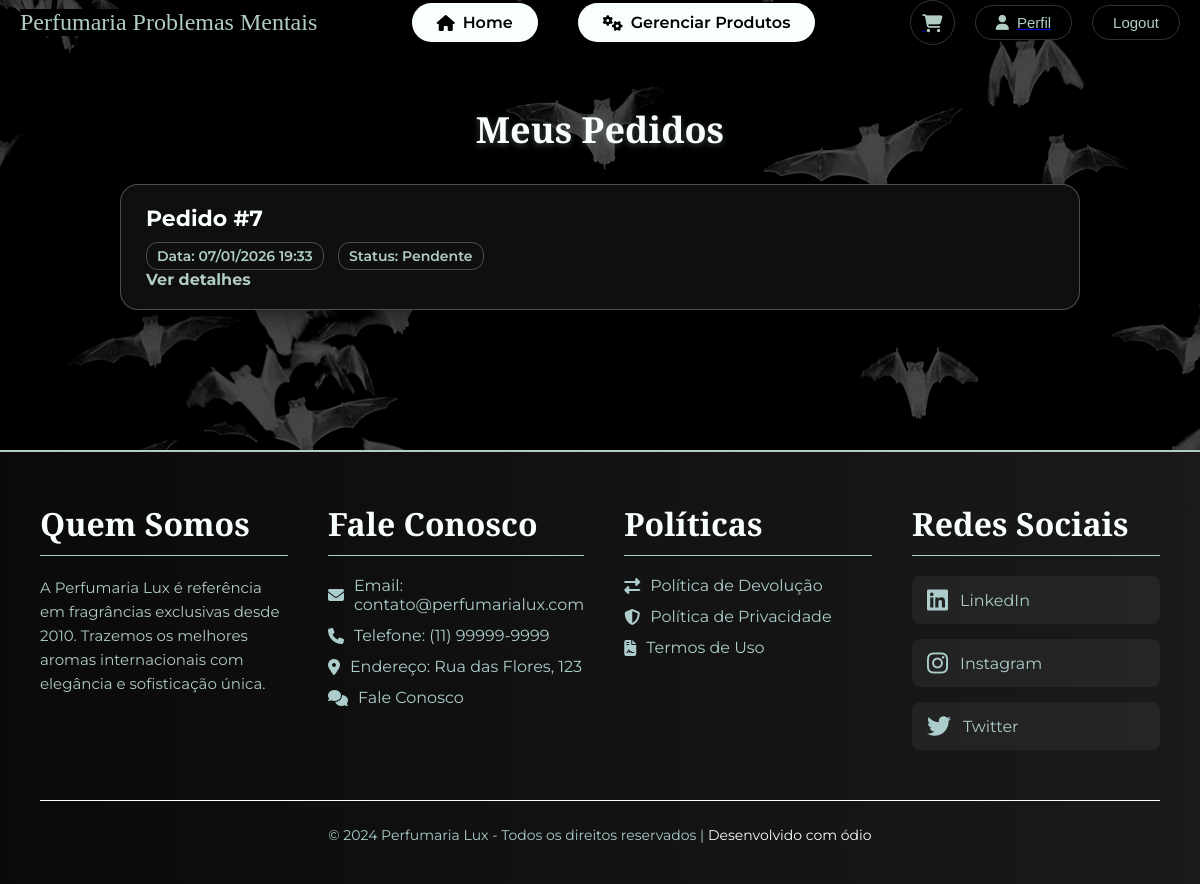
The page /pedidos/ (signed in) on the database its author committed.
### perfumaria/models.py (models this page shows, shortened)
class Pedido(models.Model):
    STATUS_CHOICES = [
        ("P", "Pendente"),
        ("PA", "Pago"),
        ("E", "Enviado"),
    ]
    cliente = models.ForeignKey(
        User, on_delete=models.CASCADE, related_name="pedidos"
    )
    endereco_entrega = models.ForeignKey(
        EnderecoEntrega, on_delete=models.PROTECT, related_name="pedidos"
    )
    data_pedido = models.DateTimeField(auto_now_add=True)
    status = models.CharField(max_length=2, choices=STATUS_CHOICES, default="P")

### perfumaria/views.py (the view)
# urls.py: path('pedidos/', views.lista_pedidos, name='lista_pedidos'),
def lista_pedidos(request):
    pedidos = Pedido.objects.filter(cliente=request.user).order_by('-data_pedido')
    return render(request, 'perfumaria/lista_pedidos.html', {'pedidos': pedidos})

### perfumaria/context_processors.py (called while the page is built)
def categorias_context(request):
    Categoria = apps.get_model('perfumaria', 'Categoria')
    FooterInfo = apps.get_model('perfumaria', 'FooterInfo')
    try:
        categorias = Categoria.objects.all().order_by('ordem')
    except Exception:
        categorias = []
    try:
        footer_info = FooterInfo.objects.first()
    except Exception:
        footer_info = None
    return {
        'categorias': categorias,
        'footer_info': footer_info,
    }

def user_pedidos_context(request):
    if request.user.is_authenticated:
        Pedido = apps.get_model('perfumaria', 'Pedido')
        try:
            meus_pedidos_count = Pedido.objects.filter(cliente=request.user).count()
            meus_pedidos_pendentes = Pedido.objects.filter(cliente=request.user, status='P').count()
            return {
                'meus_pedidos_count': meus_pedidos_count,
                'meus_pedidos_pendentes': meus_pedidos_pendentes,
                'ultimos_pedidos': Pedido.objects.filter(cliente=request.user).order_by('-data_pedido')[:3]
            }
        except Exception:
            return {
                'meus_pedidos_count': 0,
                'meus_pedidos_pendentes': 0,
                'ultimos_pedidos': []
            }
    return {
        'meus_pedidos_count': 0,
        'meus_pedidos_pendentes': 0,
        'ultimos_pedidos': []
    }

### perfumaria/templates/perfumaria/lista_pedidos.html (shortened to what this page needs)
{% extends 'perfumaria/base.html' %}
{% block content %}
<div class="meus-pedidos-container">
    <h2>Meus Pedidos</h2>
    {% if pedidos %}
        {% for pedido in pedidos %}
            <div class="pedido-card">
                <h3>Pedido #{{ pedido.id }}</h3>
                <p>
                    <span class="pedido-badge">Data: {{ pedido.data_pedido|date:"d/m/Y H:i" }}</span>
                    <span class="pedido-badge">Status: {{ pedido.get_status_display }}</span>
                </p>
                <a href="{% url 'perfumaria:detalhe_pedido' pedido.id %}">Ver detalhes</a>
            </div>
        {% endfor %}
    {% else %}
        <p class="text-muted fst-italic">Você não tem pedidos ainda.</p>
    {% endif %}
</div>
{% endblock %}

### perfumaria/templates/perfumaria/lista_pedidos.html (style rules this page uses)
:root { --accent: #b0ccc4; --accent-soft: rgba(176, 204, 196, 0.35); --bg-dark: #0f0f0f; --text-light: #F8FFFD; }
.meus-pedidos-container { max-width: 1000px; margin: 40px auto; padding: 20px; color: var(--text-light); }
.meus-pedidos-container h2 { font-family: 'Alegreya SC', cursive; font-size: 36px; text-align: center; margin-bottom: 30px; text-shadow: 0 2px 6px var(--accent-soft); }
.pedido-card { background: var(--bg-dark); border: 1px solid var(--accent-soft); border-radius: 18px; padding: 20px 25px; margin-bottom: 20px; box-shadow: 0 8px 25px rgba(0,0,0,0.5); transition: transform 0.2s, box-shadow 0.2s; }
.pedido-card h3 { margin-top: 0; font-size: 22px; margin-bottom: 10px; }
.pedido-badge { display: inline-block; font-size: 14px; font-weight: 600; padding: 4px 10px; border-radius: 12px; border: 1px solid var(--accent-soft); color: var(--accent); margin-right: 10px; }
.pedido-card a { text-decoration: none; color: var(--accent); font-weight: bold; transition: color 0.2s; }

### rows shown on the page
Pedido: id "7", data_pedido "07/01/2026 19:33", status "Pendente"
